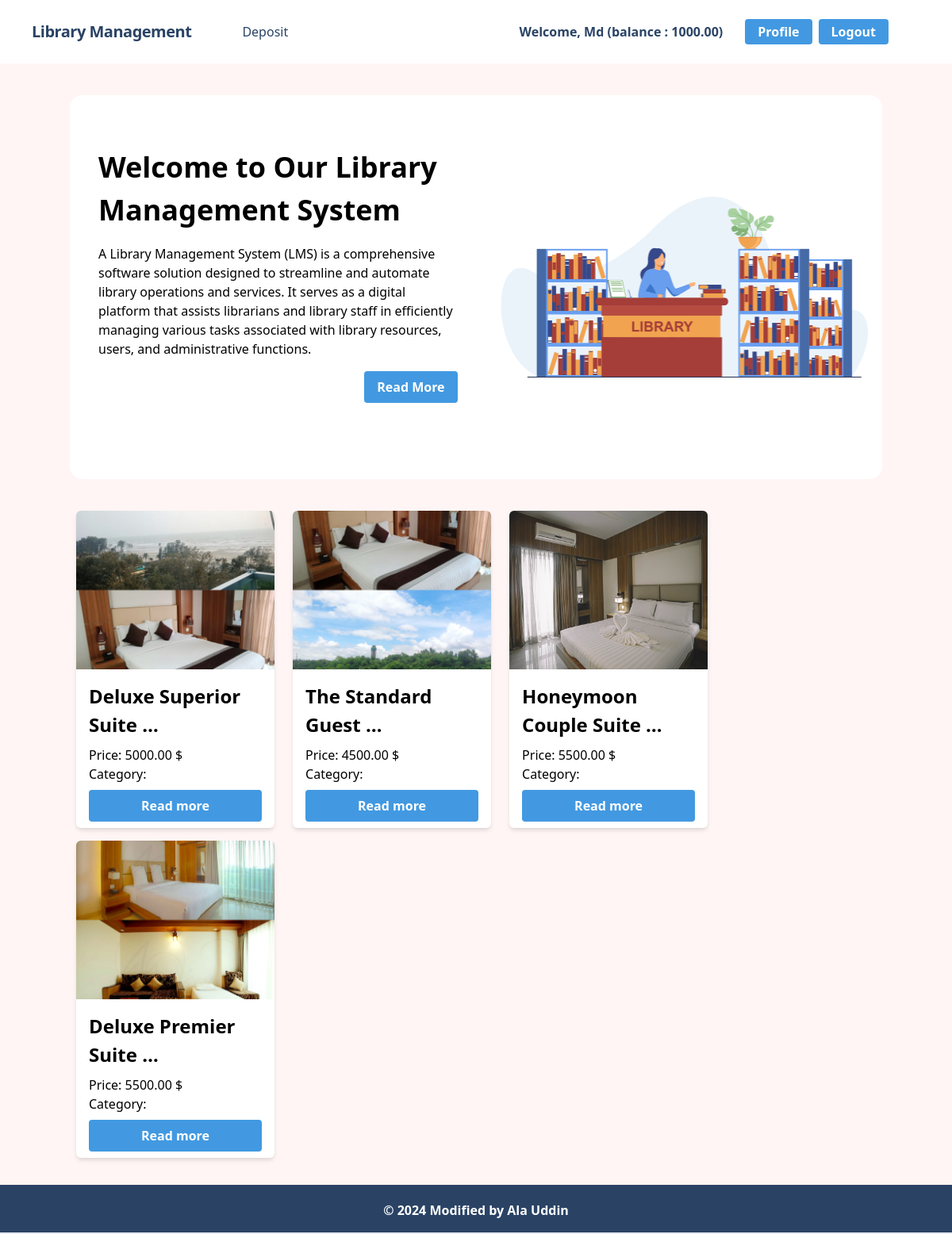
Screenshot of / (signed in) with the database file from the repository.
### accounts/models.py (models this page shows, shortened)
class UserHotelAccount(models.Model):
    user = models.OneToOneField(User, related_name='account', on_delete=models.CASCADE)
    account_no = models.IntegerField(unique=True)
    initial_deposite_date = models.DateField(auto_now_add=True)
    birth_date = models.DateField(null=True, blank=True)
    balance = models.DecimalField(default=0, max_digits=12, decimal_places=2)

### room/models.py (models this page shows, shortened)
class Room(models.Model):
    title = models.CharField(max_length=100)
    description = models.TextField()
    image = models.ImageField(upload_to='media/')
    guest = models.IntegerField(choices=GUEST_CHOICES)
    price = models.DecimalField(max_digits=10, decimal_places=2)

### core/views.py (the view)
# urls.py: path('', HomeView.as_view(), name='home'),
class HomeView(TemplateView):
    template_name = 'index.html'
    def get_context_data(self, **kwargs):
        context = super().get_context_data(**kwargs)
        rooms = Room.objects.all()
        context['rooms'] = rooms
        return context

### core/templates/index.html (shortened to what this page needs)
{% extends 'base.html' %}
{% block content %}
{% load static %}
<div class="container mx-auto flex flex-col md:flex-row items-center my-5 md:my-10 bg-white rounded-2xl">
    <div class="flex flex-col w-full lg:w-1/2 justify-center items-start pt-12 pb-24 px-6  bg-opacity-70 mx-3">
        <h1 class="font-bold text-4xl my-4">Welcome to Our Library Management System</h1>
        <p class="leading-normal mb-4">
            A Library Management System (LMS) is a comprehensive software solution designed to streamline and automate library operations and services. It serves as a digital platform that assists librarians and library staff in efficiently managing various tasks associated with library resources, users, and administrative functions.
        </p>
        <div class="flex justify-end w-full">
            <a href="{% url 'home' %}" class="bg-blue-500 hover:bg-blue-700 text-white font-bold py-2 px-4 rounded focus:outline-none focus:shadow-outline">Read More</a>
        </div>
    </div>
    <div class="w-full lg:w-1/2 lg:py-6 text-center ">
        <img class ="rounded-2xl" src ="{% static './img/home.png' %}"/>
    </div>
</div>
<div class="flex flex-wrap">
    <div class="relative w-full md:w-3/4 lg:w-4/5 xl:w-5/6">
        <div class="flex flex-wrap">
            {% for room in rooms %}
            <div class="w-full sm:w-1/2 md:w-1/2 lg:w-1/3 xl:w-1/4 mb-4 px-2">
                <div class="bg-white rounded-md shadow-md dark:bg-gray-900 dark:text-gray-100" style="width: 250px; height: 400px;">
                    <img src="{{ room.image.url }}" alt="{{ room.image.url }}" class="object-cover object-center w-full h-56 rounded-t-md dark:bg-gray-500" style="width: 100%; height: 200px;">
                    <div class="p-4">
                        <h2 class="text-xl lg:text-2xl font-semibold mb-2">{{ room.title|truncatewords:3 }}</h2>
                        <p class="dark:text-gray-100">Price: {{ room.price }} $</p>
                        <p class="dark:text-gray-100">Category: {{ room.category }}</p>
                        <a href="{% url 'details_room' room.id %}" class="flex items-center justify-center w-full p-3 font-semibold tracki bg-blue-500 hover:bg-blue-700 text-white font-bold py-2 px-4 mt-2 rounded">Read more</a>
                    </div>
                </div>
            </div>
            {% endfor %}
        </div>
    </div>
</div>
{% endblock %}

### core/templates/navbar.html (shortened to what this page needs)
<nav class="flex items-center justify-between flex-wrap bg-white p-6 px-10">
    <div class="flex items-center flex-shrink-0 text-white mr-6">
        <span class="font-semibold text-xl tracking-tight text-blue-900"><a href="/">Library Management</a></span>
    </div>
    <div class="w-full block flex-grow lg:flex lg:items-center lg:w-auto px-10">
        {% if request.user.is_authenticated %}
            <div class="text-md lg:flex-grow">
                <a href="{% url 'deposit' %}" class="block mt-4 lg:inline-block lg:mt-0 text-blue-900 hover:text-blue-700-900 hover:font-black mr-4">
                    Deposit
                </a>
            </div>
            <div class="flex w-auto">
                <div class="text-blue-900 my-auto font-black px-5">Welcome, {{ request.user.first_name }} (balance : {{request.user.account.balance}}) </div>
                <a href="{% url 'profile' %}" class="bg-blue-500 hover:bg-blue-700 text-white font-bold py-1 mx-2 px-4 rounded focus:outline-none focus:shadow-outline">Profile</a>
                <a href="{% url 'logout' %}" class="bg-blue-500 hover:bg-blue-700 text-white font-bold py-1 px-4 rounded focus:outline-none focus:shadow-outline">Logout</a>
            </div>
        {% endif %}
    </div>
</nav>

### rows the page displays
Room: image (picture), title "Deluxe Superior Suite …", price "5000.00"
Room: image (picture), title "The Standard Guest …", price "4500.00"
Room: image (picture), title "Honeymoon Couple Suite …", price "5500.00"
Room: image (picture), title "Deluxe Premier Suite …", price "5500.00"

### other values shown
{{ request.user.first_name }} "Md"
{{ request.user.account.balance }} "1000.00"
